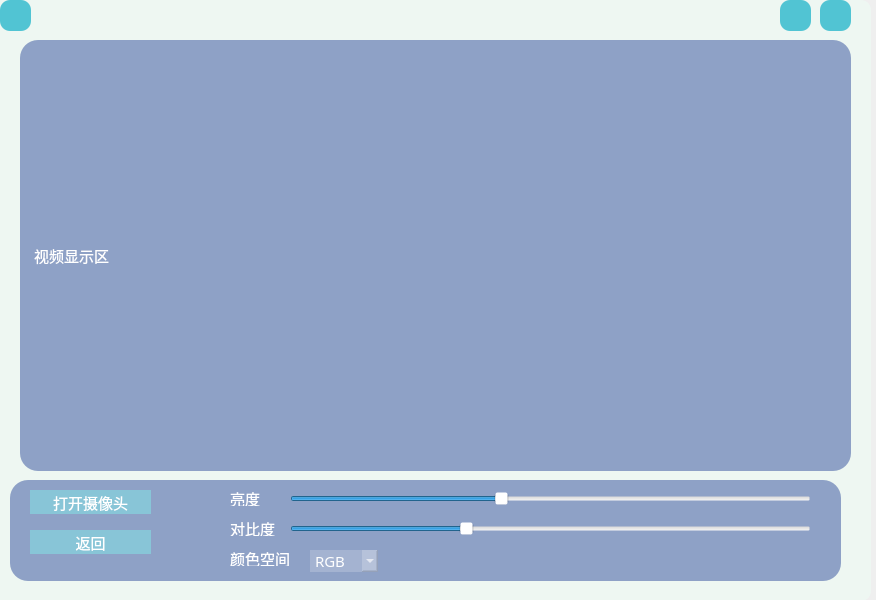
<?xml version="1.0" encoding="UTF-8"?>
<ui version="4.0">
 <class>MainWindow</class>
 <widget class="QMainWindow" name="MainWindow">
  <property name="geometry">
   <rect>
    <x>0</x>
    <y>0</y>
    <width>876</width>
    <height>600</height>
   </rect>
  </property>
  <property name="windowTitle">
   <string>MainWindow</string>
  </property>
  <widget class="QWidget" name="centralwidget">
   <widget class="QFrame" name="frame">
    <property name="geometry">
     <rect>
      <x>-10</x>
      <y>0</y>
      <width>881</width>
      <height>601</height>
     </rect>
    </property>
    <property name="styleSheet">
     <string notr="true">*{
background:rgb(238, 247, 242);
font-size:15px;
font-family:Century Gothic,sans-serif;
}
QFrame#frame{
font-size:15px;
border-image : url(:/image/picture35.png);
}
QFrame{
font-size:15px;
border-radius:10px;
}
QPushButton{
background:rgba(255, 255, 255, 0);
color:#fff;
border-radius:15px;
}
QLineEdit{
border-radius:15px;
color:#03a9f4;
}
lineEdit_ip{
background:#03a9f4;
color:#fff;
border-radius:15px;
}
textBrowser{
background:rgb(238, 247, 242);
color:#fff;
border-radius:15px;
}</string>
    </property>
    <property name="frameShape">
     <enum>QFrame::StyledPanel</enum>
    </property>
    <property name="frameShadow">
     <enum>QFrame::Raised</enum>
    </property>
    <widget class="QFrame" name="frame_2">
     <property name="geometry">
      <rect>
       <x>30</x>
       <y>40</y>
       <width>831</width>
       <height>431</height>
      </rect>
     </property>
     <property name="styleSheet">
      <string notr="true">*{
background-color:rgba(255, 255, 255, 30);
font-size:15px;
font-family:Century Gothic,sans-serif;
}
QFrame#frame_2{
border-radius: 18px;
background-color:rgba(49, 78, 154, 130);
}
QFrame#frame_3{
border-radius: 18px;
}
QFrame#frame_4{
border-radius: 18px;
}
QLabel{
border-radius: 18px;
background-color:rgba(255, 255, 255, 0);
color:rgb(255, 255, 255)
}
QCheckBox{
border-radius: 18px;
background-color:rgba(255, 255, 255, 0);
color:rgb(255, 255, 255)
}

</string>
     </property>
     <property name="frameShape">
      <enum>QFrame::StyledPanel</enum>
     </property>
     <property name="frameShadow">
      <enum>QFrame::Raised</enum>
     </property>
     <widget class="QLabel" name="label_camera">
      <property name="geometry">
       <rect>
        <x>14</x>
        <y>5</y>
        <width>801</width>
        <height>421</height>
       </rect>
      </property>
      <property name="text">
       <string>视频显示区</string>
      </property>
     </widget>
    </widget>
    <widget class="QFrame" name="frame_8">
     <property name="geometry">
      <rect>
       <x>20</x>
       <y>480</y>
       <width>831</width>
       <height>101</height>
      </rect>
     </property>
     <property name="styleSheet">
      <string notr="true">*{
background-color:#F1F0ED;
font-size:15px;
font-family:Century Gothic,sans-serif;
}
QFrame#frame_8{
border-radius: 18px;
background-color:rgba(49, 78, 154, 130);
}
QFrame{
border-radius: 18px;
}
QLabel#label_14{
border-radius: 18px;
background-color:rgba(255, 255, 255, 0);
color:rgb(255, 255, 255)
}
textBrowser{
background:rgb(238, 247, 242);
color:#fff;
border-radius:15px;
}
QPushButton{
background:rgba(128, 252, 242, 100);
color:#fff;
border-radius:20px;
}
QLabel{
border-radius: 18px;
background-color:rgba(255, 255, 255, 0);
color:rgb(255, 255, 255)
}
QSlider{
border-radius: 18px;
background-color:rgba(255, 255, 255, 0);
color:rgb(255, 255, 255)
}
QComboBox{
border-radius: 18px;
background-color:rgba(255, 255, 255, 50);
color:rgb(255, 255, 255)
}</string>
     </property>
     <property name="frameShape">
      <enum>QFrame::StyledPanel</enum>
     </property>
     <property name="frameShadow">
      <enum>QFrame::Raised</enum>
     </property>
     <widget class="QPushButton" name="pushButton_open">
      <property name="geometry">
       <rect>
        <x>20</x>
        <y>10</y>
        <width>121</width>
        <height>24</height>
       </rect>
      </property>
      <property name="text">
       <string extracomment="hello">打开摄像头</string>
      </property>
     </widget>
     <widget class="QPushButton" name="pushButton_return">
      <property name="geometry">
       <rect>
        <x>20</x>
        <y>50</y>
        <width>121</width>
        <height>24</height>
       </rect>
      </property>
      <property name="text">
       <string>返回</string>
      </property>
     </widget>
     <widget class="QSlider" name="horizontalSlider_bright">
      <property name="geometry">
       <rect>
        <x>280</x>
        <y>10</y>
        <width>521</width>
        <height>18</height>
       </rect>
      </property>
      <property name="minimum">
       <number>-100</number>
      </property>
      <property name="maximum">
       <number>150</number>
      </property>
      <property name="singleStep">
       <number>1</number>
      </property>
      <property name="pageStep">
       <number>1</number>
      </property>
      <property name="value">
       <number>1</number>
      </property>
      <property name="orientation">
       <enum>Qt::Horizontal</enum>
      </property>
     </widget>
     <widget class="QLabel" name="label">
      <property name="geometry">
       <rect>
        <x>220</x>
        <y>10</y>
        <width>51</width>
        <height>16</height>
       </rect>
      </property>
      <property name="text">
       <string>亮度</string>
      </property>
     </widget>
     <widget class="QLabel" name="label_2">
      <property name="geometry">
       <rect>
        <x>220</x>
        <y>40</y>
        <width>51</width>
        <height>16</height>
       </rect>
      </property>
      <property name="text">
       <string>对比度</string>
      </property>
     </widget>
     <widget class="QSlider" name="horizontalSlider_contrast">
      <property name="geometry">
       <rect>
        <x>280</x>
        <y>40</y>
        <width>521</width>
        <height>18</height>
       </rect>
      </property>
      <property name="maximum">
       <number>30</number>
      </property>
      <property name="singleStep">
       <number>0</number>
      </property>
      <property name="pageStep">
       <number>1</number>
      </property>
      <property name="value">
       <number>10</number>
      </property>
      <property name="orientation">
       <enum>Qt::Horizontal</enum>
      </property>
     </widget>
     <widget class="QComboBox" name="comboBox">
      <property name="geometry">
       <rect>
        <x>300</x>
        <y>70</y>
        <width>68</width>
        <height>22</height>
       </rect>
      </property>
      <item>
       <property name="text">
        <string>RGB</string>
       </property>
      </item>
      <item>
       <property name="text">
        <string>BGR</string>
       </property>
      </item>
      <item>
       <property name="text">
        <string>HSV</string>
       </property>
      </item>
      <item>
       <property name="text">
        <string>GRAY</string>
       </property>
      </item>
     </widget>
     <widget class="QLabel" name="label_3">
      <property name="geometry">
       <rect>
        <x>220</x>
        <y>70</y>
        <width>61</width>
        <height>16</height>
       </rect>
      </property>
      <property name="text">
       <string>颜色空间</string>
      </property>
     </widget>
    </widget>
    <widget class="QPushButton" name="pushButton_share">
     <property name="geometry">
      <rect>
       <x>790</x>
       <y>0</y>
       <width>31</width>
       <height>31</height>
      </rect>
     </property>
     <property name="styleSheet">
      <string notr="true">QPushButton{
border-image :url(:/image/picture31.png);
background:#51C4D3;
color:#fff;
border-radius:10px;
}</string>
     </property>
     <property name="text">
      <string/>
     </property>
    </widget>
    <widget class="QPushButton" name="pushButton_close_ui">
     <property name="geometry">
      <rect>
       <x>830</x>
       <y>0</y>
       <width>31</width>
       <height>31</height>
      </rect>
     </property>
     <property name="styleSheet">
      <string notr="true">QPushButton{
border-image :url(:/image/picture19.png);
background:#51C4D3;
color:#fff;
border-radius:10px;
}</string>
     </property>
     <property name="text">
      <string/>
     </property>
    </widget>
    <widget class="QPushButton" name="pushButton_back">
     <property name="geometry">
      <rect>
       <x>10</x>
       <y>0</y>
       <width>31</width>
       <height>31</height>
      </rect>
     </property>
     <property name="styleSheet">
      <string notr="true">QPushButton{
border-image :url(:/image/picture7.png);
background:#51C4D3;
color:#fff;
border-radius:10px;
}</string>
     </property>
     <property name="text">
      <string/>
     </property>
    </widget>
   </widget>
  </widget>
 </widget>
 <resources>
  <include location="qt_source.qrc"/>
 </resources>
 <connections/>
</ui>
